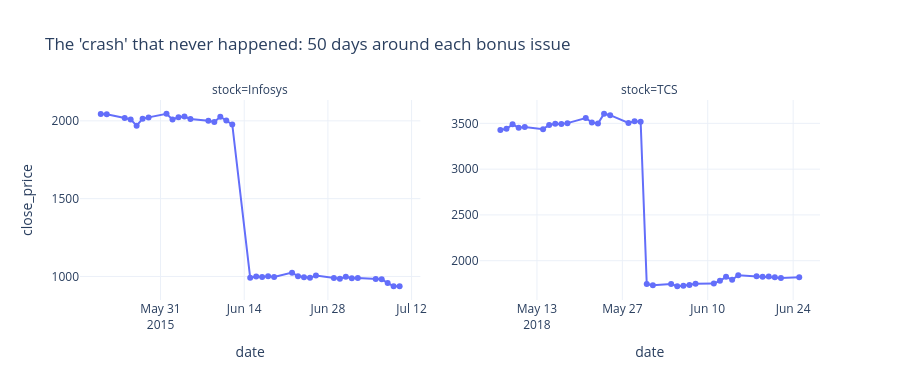

This figure's notebook cell:
### Markdown cell above
Four stocks have a worst day between -6% and -10%. **TCS (-50.4%)** and **Infosys (-49.9%)** are twice as bad as anything else and happened on days with no bad news. A search for the stock name plus *bonus issue* explains it:

| Stock | Event date (first day at new price) | Corporate action |
|---|---|---|
| Infosys | 2015-06-15 | 1:1 bonus issue (shares double, price halves) |
| TCS | 2018-05-31 | 1:1 bonus issue (shares double, price halves) |

Nobody lost anything: shareholders simply hold twice the shares at half the price. Any price series that is not adjusted will show a fake -50% crash on that day, which corrupts **returns, moving averages and signals** around it.

### Code cell
zoom = []
for name, ev in A.BONUS_EVENTS.items():
    d = pd.read_sql_query(f"SELECT date, close_price FROM {stockdb.NAME_TO_TABLE[name]} WHERE date BETWEEN date('{ev}','-25 day') AND date('{ev}','+25 day')", con, parse_dates=["date"])
    d["stock"] = name; zoom.append(d)
zoom = pd.concat(zoom)
fig = px.line(zoom, x="date", y="close_price", facet_col="stock", markers=True, facet_col_spacing=0.08,
              title="The 'crash' that never happened: 50 days around each bonus issue")
fig.update_xaxes(matches=None); fig.update_yaxes(matches=None, showticklabels=True)
fig.update_layout(height=380)
fig.show()

### Figure 1 — Plotly figure (JSON) as saved in the notebook; plotly's stock layout.template omitted (floating-point values rounded to 4 significant figures)
{"data": [{"hovertemplate": "stock=Infosys<br>date=%{x}<br>close_price=%{y}<extra></extra>", "legendgroup": "", "line": {"color": "#636efa", "dash": "solid"}, "marker": {"symbol": "circle"}, "mode": "lines+markers", "name": "", "orientation": "v", "showlegend": false, "type": "scatter", "x": ["2015-05-21T00:00:00", "2015-05-22T00:00:00", "2015-05-25T00:00:00", "2015-05-26T00:00:00", "2015-05-27T00:00:00", "2015-05-28T00:00:00", "2015-05-29T00:00:00", "2015-06-01T00:00:00", "2015-06-02T00:00:00", "2015-06-03T00:00:00", "2015-06-04T00:00:00", "2015-06-05T00:00:00", "2015-06-08T00:00:00", "2015-06-09T00:00:00", "2015-06-10T00:00:00", "2015-06-11T00:00:00", "2015-06-12T00:00:00", "2015-06-15T00:00:00", "2015-06-16T00:00:00", "2015-06-17T00:00:00", "2015-06-18T00:00:00", "2015-06-19T00:00:00", "2015-06-22T00:00:00", "2015-06-23T00:00:00", "2015-06-24T00:00:00", "2015-06-25T00:00:00", "2015-06-26T00:00:00", "2015-06-29T00:00:00", "2015-06-30T00:00:00", "2015-07-01T00:00:00", "2015-07-02T00:00:00", "2015-07-03T00:00:00", "2015-07-06T00:00:00", "2015-07-07T00:00:00", "2015-07-08T00:00:00", "2015-07-09T00:00:00", "2015-07-10T00:00:00"], "xaxis": "x", "y": [2043.0, 2042.0, 2018.0, 2009.0, 1969.0, 2014.0, 2022.0, 2046.0, 2009.0, 2023.0, 2028.0, 2012.0, 2000.0, 1993.0, 2026.0, 2002.0, 1977.0, 991.1, 999.5, 995.8, 1001.0, 996.8, 1024.0, 1001.0, 995.1, 991.1, 1006.0, 990.2, 985.4, 997.7, 988.1, 990.0, 983.5, 982.0, 957.2, 937.7, 937.0], "yaxis": "y"}, {"hovertemplate": "stock=TCS<br>date=%{x}<br>close_price=%{y}<extra></extra>", "legendgroup": "", "line": {"color": "#636efa", "dash": "solid"}, "marker": {"symbol": "circle"}, "mode": "lines+markers", "name": "", "orientation": "v", "showlegend": false, "type": "scatter", "x": ["2018-05-07T00:00:00", "2018-05-08T00:00:00", "2018-05-09T00:00:00", "2018-05-10T00:00:00", "2018-05-11T00:00:00", "2018-05-14T00:00:00", "2018-05-15T00:00:00", "2018-05-16T00:00:00", "2018-05-17T00:00:00", "2018-05-18T00:00:00", "2018-05-21T00:00:00", "2018-05-22T00:00:00", "2018-05-23T00:00:00", "2018-05-24T00:00:00", "2018-05-25T00:00:00", "2018-05-28T00:00:00", "2018-05-29T00:00:00", "2018-05-30T00:00:00", "2018-05-31T00:00:00", "2018-06-01T00:00:00", "2018-06-04T00:00:00", "2018-06-05T00:00:00", "2018-06-06T00:00:00", "2018-06-07T00:00:00", "2018-06-08T00:00:00", "2018-06-11T00:00:00", "2018-06-12T00:00:00", "2018-06-13T00:00:00", "2018-06-14T00:00:00", "2018-06-15T00:00:00", "2018-06-18T00:00:00", "2018-06-19T00:00:00", "2018-06-20T00:00:00", "2018-06-21T00:00:00", "2018-06-22T00:00:00", "2018-06-25T00:00:00"], "xaxis": "x2", "y": [3428.0, 3441.0, 3489.0, 3453.0, 3461.0, 3437.0, 3482.0, 3496.0, 3493.0, 3502.0, 3558.0, 3508.0, 3497.0, 3605.0, 3589.0, 3504.0, 3523.0, 3518.0, 1745.0, 1732.0, 1745.0, 1721.0, 1727.0, 1735.0, 1748.0, 1751.0, 1781.0, 1824.0, 1792.0, 1841.0, 1831.0, 1826.0, 1826.0, 1820.0, 1812.0, 1820.0], "yaxis": "y2"}], "layout": {"annotations": [{"font": {}, "showarrow": false, "text": "stock=Infosys", "x": 0.23, "xanchor": "center", "xref": "paper", "y": 1.0, "yanchor": "bottom", "yref": "paper"}, {"font": {}, "showarrow": false, "text": "stock=TCS", "x": 0.77, "xanchor": "center", "xref": "paper", "y": 1.0, "yanchor": "bottom", "yref": "paper"}], "height": 380, "legend": {"tracegroupgap": 0}, "title": {"text": "The 'crash' that never happened: 50 days around each bonus issue"}, "xaxis": {"anchor": "y", "domain": [0.0, 0.46], "title": {"text": "date"}}, "xaxis2": {"anchor": "y2", "domain": [0.54, 1.0], "title": {"text": "date"}}, "yaxis": {"anchor": "x", "domain": [0.0, 1.0], "showticklabels": true, "title": {"text": "close_price"}}, "yaxis2": {"anchor": "x2", "domain": [0.0, 1.0], "showticklabels": true}}}
